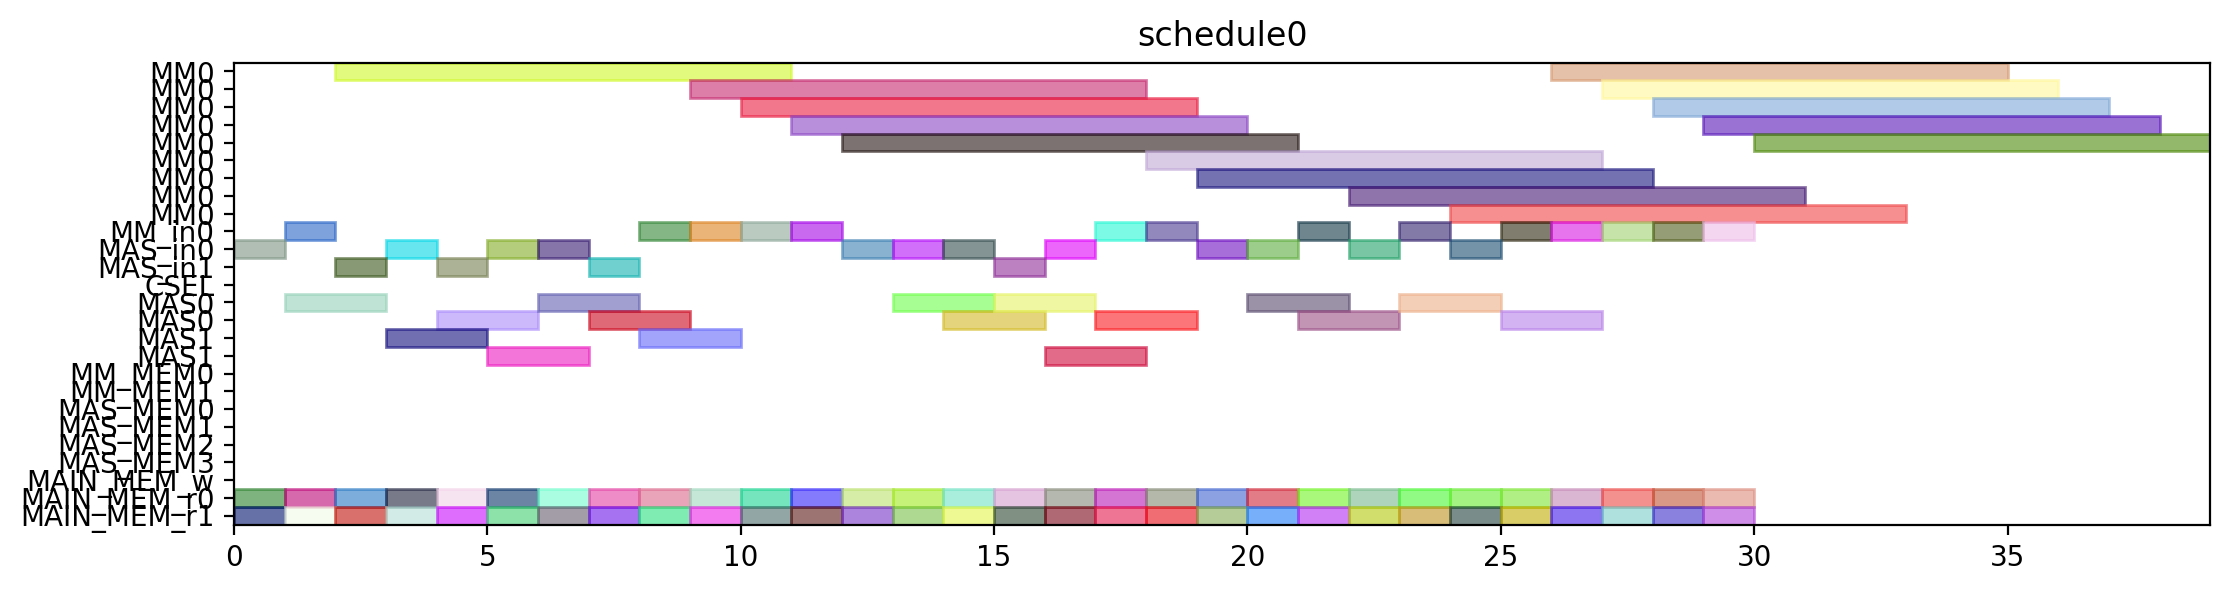

Here is the Python script that generated this plot:
from pyschedule import Scenario, solvers, plotters, alt


def solve():
	horizon = 120
	S = Scenario("schedule0", horizon=horizon)

	# resource
	MM = S.Resources('MM', num=1, size=9)
	MM_in = S.Resources('MM_in', num=1)
	MAS_in = S.Resources('MAS_in', num=2)
	CSEL = S.Resource('CSEL')
	MAS = S.Resources('MAS', num=2, size=2, periods=range(1, horizon))
	MM_MEM = S.Resources('MM_MEM', num=2)
	MAS_MEM = S.Resources('MAS_MEM', num=4)
	MAIN_MEM_w = S.Resource('MAIN_MEM_w', size=1)
	MAIN_MEM_r = S.Resources('MAIN_MEM_r', num=2)

	# result of previous scheduling

	# new tasks
	t1_t0 = S.Task('t1_t0', length=9, delay_cost=1)
	t1_t0 += alt(MM)
	t1_t0_in = S.Task('t1_t0_in', length=1, delay_cost=1)
	t1_t0_in += alt(MM_in)
	S += t1_t0_in*MM_in[0]<=t1_t0*MM[0]
	t1_t0_mem0 = S.Task('t1_t0_mem0', length=1, delay_cost=1)
	t1_t0_mem0 += MAIN_MEM_r[0]
	S += t1_t0_mem0 <= t1_t0

	t1_t0_mem1 = S.Task('t1_t0_mem1', length=1, delay_cost=1)
	t1_t0_mem1 += MAIN_MEM_r[1]
	S += t1_t0_mem1 <= t1_t0

	t1_t1 = S.Task('t1_t1', length=9, delay_cost=1)
	t1_t1 += alt(MM)
	t1_t1_in = S.Task('t1_t1_in', length=1, delay_cost=1)
	t1_t1_in += alt(MM_in)
	S += t1_t1_in*MM_in[0]<=t1_t1*MM[0]
	t1_t1_mem0 = S.Task('t1_t1_mem0', length=1, delay_cost=1)
	t1_t1_mem0 += MAIN_MEM_r[0]
	S += t1_t1_mem0 <= t1_t1

	t1_t1_mem1 = S.Task('t1_t1_mem1', length=1, delay_cost=1)
	t1_t1_mem1 += MAIN_MEM_r[1]
	S += t1_t1_mem1 <= t1_t1

	t1_t2 = S.Task('t1_t2', length=2, delay_cost=1)
	t1_t2 += alt(MAS)
	t1_t2_in = S.Task('t1_t2_in', length=1, delay_cost=1)
	t1_t2_in += alt(MAS_in)
	S += t1_t2_in*MAS_in[0]<=t1_t2*MAS[0]

	S += t1_t2_in*MAS_in[1]<=t1_t2*MAS[1]

	t1_t2_mem0 = S.Task('t1_t2_mem0', length=1, delay_cost=1)
	t1_t2_mem0 += MAIN_MEM_r[0]
	S += t1_t2_mem0 <= t1_t2

	t1_t2_mem1 = S.Task('t1_t2_mem1', length=1, delay_cost=1)
	t1_t2_mem1 += MAIN_MEM_r[1]
	S += t1_t2_mem1 <= t1_t2

	t1_t3 = S.Task('t1_t3', length=2, delay_cost=1)
	t1_t3 += alt(MAS)
	t1_t3_in = S.Task('t1_t3_in', length=1, delay_cost=1)
	t1_t3_in += alt(MAS_in)
	S += t1_t3_in*MAS_in[0]<=t1_t3*MAS[0]

	S += t1_t3_in*MAS_in[1]<=t1_t3*MAS[1]

	t1_t3_mem0 = S.Task('t1_t3_mem0', length=1, delay_cost=1)
	t1_t3_mem0 += MAIN_MEM_r[0]
	S += t1_t3_mem0 <= t1_t3

	t1_t3_mem1 = S.Task('t1_t3_mem1', length=1, delay_cost=1)
	t1_t3_mem1 += MAIN_MEM_r[1]
	S += t1_t3_mem1 <= t1_t3

	t2_t0 = S.Task('t2_t0', length=9, delay_cost=1)
	t2_t0 += alt(MM)
	t2_t0_in = S.Task('t2_t0_in', length=1, delay_cost=1)
	t2_t0_in += alt(MM_in)
	S += t2_t0_in*MM_in[0]<=t2_t0*MM[0]
	t2_t0_mem0 = S.Task('t2_t0_mem0', length=1, delay_cost=1)
	t2_t0_mem0 += MAIN_MEM_r[0]
	S += t2_t0_mem0 <= t2_t0

	t2_t0_mem1 = S.Task('t2_t0_mem1', length=1, delay_cost=1)
	t2_t0_mem1 += MAIN_MEM_r[1]
	S += t2_t0_mem1 <= t2_t0

	t2_t1 = S.Task('t2_t1', length=9, delay_cost=1)
	t2_t1 += alt(MM)
	t2_t1_in = S.Task('t2_t1_in', length=1, delay_cost=1)
	t2_t1_in += alt(MM_in)
	S += t2_t1_in*MM_in[0]<=t2_t1*MM[0]
	t2_t1_mem0 = S.Task('t2_t1_mem0', length=1, delay_cost=1)
	t2_t1_mem0 += MAIN_MEM_r[0]
	S += t2_t1_mem0 <= t2_t1

	t2_t1_mem1 = S.Task('t2_t1_mem1', length=1, delay_cost=1)
	t2_t1_mem1 += MAIN_MEM_r[1]
	S += t2_t1_mem1 <= t2_t1

	t2_t2 = S.Task('t2_t2', length=2, delay_cost=1)
	t2_t2 += alt(MAS)
	t2_t2_in = S.Task('t2_t2_in', length=1, delay_cost=1)
	t2_t2_in += alt(MAS_in)
	S += t2_t2_in*MAS_in[0]<=t2_t2*MAS[0]

	S += t2_t2_in*MAS_in[1]<=t2_t2*MAS[1]

	t2_t2_mem0 = S.Task('t2_t2_mem0', length=1, delay_cost=1)
	t2_t2_mem0 += MAIN_MEM_r[0]
	S += t2_t2_mem0 <= t2_t2

	t2_t2_mem1 = S.Task('t2_t2_mem1', length=1, delay_cost=1)
	t2_t2_mem1 += MAIN_MEM_r[1]
	S += t2_t2_mem1 <= t2_t2

	t2_t3 = S.Task('t2_t3', length=2, delay_cost=1)
	t2_t3 += alt(MAS)
	t2_t3_in = S.Task('t2_t3_in', length=1, delay_cost=1)
	t2_t3_in += alt(MAS_in)
	S += t2_t3_in*MAS_in[0]<=t2_t3*MAS[0]

	S += t2_t3_in*MAS_in[1]<=t2_t3*MAS[1]

	t2_t3_mem0 = S.Task('t2_t3_mem0', length=1, delay_cost=1)
	t2_t3_mem0 += MAIN_MEM_r[0]
	S += t2_t3_mem0 <= t2_t3

	t2_t3_mem1 = S.Task('t2_t3_mem1', length=1, delay_cost=1)
	t2_t3_mem1 += MAIN_MEM_r[1]
	S += t2_t3_mem1 <= t2_t3

	t0_t0 = S.Task('t0_t0', length=9, delay_cost=1)
	t0_t0 += alt(MM)
	t0_t0_in = S.Task('t0_t0_in', length=1, delay_cost=1)
	t0_t0_in += alt(MM_in)
	S += t0_t0_in*MM_in[0]<=t0_t0*MM[0]
	t0_t0_mem0 = S.Task('t0_t0_mem0', length=1, delay_cost=1)
	t0_t0_mem0 += MAIN_MEM_r[0]
	S += t0_t0_mem0 <= t0_t0

	t0_t0_mem1 = S.Task('t0_t0_mem1', length=1, delay_cost=1)
	t0_t0_mem1 += MAIN_MEM_r[1]
	S += t0_t0_mem1 <= t0_t0

	t0_t1 = S.Task('t0_t1', length=9, delay_cost=1)
	t0_t1 += alt(MM)
	t0_t1_in = S.Task('t0_t1_in', length=1, delay_cost=1)
	t0_t1_in += alt(MM_in)
	S += t0_t1_in*MM_in[0]<=t0_t1*MM[0]
	t0_t1_mem0 = S.Task('t0_t1_mem0', length=1, delay_cost=1)
	t0_t1_mem0 += MAIN_MEM_r[0]
	S += t0_t1_mem0 <= t0_t1

	t0_t1_mem1 = S.Task('t0_t1_mem1', length=1, delay_cost=1)
	t0_t1_mem1 += MAIN_MEM_r[1]
	S += t0_t1_mem1 <= t0_t1

	t0_t2 = S.Task('t0_t2', length=2, delay_cost=1)
	t0_t2 += alt(MAS)
	t0_t2_in = S.Task('t0_t2_in', length=1, delay_cost=1)
	t0_t2_in += alt(MAS_in)
	S += t0_t2_in*MAS_in[0]<=t0_t2*MAS[0]

	S += t0_t2_in*MAS_in[1]<=t0_t2*MAS[1]

	t0_t2_mem0 = S.Task('t0_t2_mem0', length=1, delay_cost=1)
	t0_t2_mem0 += MAIN_MEM_r[0]
	S += t0_t2_mem0 <= t0_t2

	t0_t2_mem1 = S.Task('t0_t2_mem1', length=1, delay_cost=1)
	t0_t2_mem1 += MAIN_MEM_r[1]
	S += t0_t2_mem1 <= t0_t2

	t0_t3 = S.Task('t0_t3', length=2, delay_cost=1)
	t0_t3 += alt(MAS)
	t0_t3_in = S.Task('t0_t3_in', length=1, delay_cost=1)
	t0_t3_in += alt(MAS_in)
	S += t0_t3_in*MAS_in[0]<=t0_t3*MAS[0]

	S += t0_t3_in*MAS_in[1]<=t0_t3*MAS[1]

	t0_t3_mem0 = S.Task('t0_t3_mem0', length=1, delay_cost=1)
	t0_t3_mem0 += MAIN_MEM_r[0]
	S += t0_t3_mem0 <= t0_t3

	t0_t3_mem1 = S.Task('t0_t3_mem1', length=1, delay_cost=1)
	t0_t3_mem1 += MAIN_MEM_r[1]
	S += t0_t3_mem1 <= t0_t3

	t4_t0_t0 = S.Task('t4_t0_t0', length=9, delay_cost=1)
	t4_t0_t0 += alt(MM)
	t4_t0_t0_in = S.Task('t4_t0_t0_in', length=1, delay_cost=1)
	t4_t0_t0_in += alt(MM_in)
	S += t4_t0_t0_in*MM_in[0]<=t4_t0_t0*MM[0]
	t4_t0_t0_mem0 = S.Task('t4_t0_t0_mem0', length=1, delay_cost=1)
	t4_t0_t0_mem0 += MAIN_MEM_r[0]
	S += t4_t0_t0_mem0 <= t4_t0_t0

	t4_t0_t0_mem1 = S.Task('t4_t0_t0_mem1', length=1, delay_cost=1)
	t4_t0_t0_mem1 += MAIN_MEM_r[1]
	S += t4_t0_t0_mem1 <= t4_t0_t0

	t4_t0_t1 = S.Task('t4_t0_t1', length=9, delay_cost=1)
	t4_t0_t1 += alt(MM)
	t4_t0_t1_in = S.Task('t4_t0_t1_in', length=1, delay_cost=1)
	t4_t0_t1_in += alt(MM_in)
	S += t4_t0_t1_in*MM_in[0]<=t4_t0_t1*MM[0]
	t4_t0_t1_mem0 = S.Task('t4_t0_t1_mem0', length=1, delay_cost=1)
	t4_t0_t1_mem0 += MAIN_MEM_r[0]
	S += t4_t0_t1_mem0 <= t4_t0_t1

	t4_t0_t1_mem1 = S.Task('t4_t0_t1_mem1', length=1, delay_cost=1)
	t4_t0_t1_mem1 += MAIN_MEM_r[1]
	S += t4_t0_t1_mem1 <= t4_t0_t1

	t4_t0_t2 = S.Task('t4_t0_t2', length=2, delay_cost=1)
	t4_t0_t2 += alt(MAS)
	t4_t0_t2_in = S.Task('t4_t0_t2_in', length=1, delay_cost=1)
	t4_t0_t2_in += alt(MAS_in)
	S += t4_t0_t2_in*MAS_in[0]<=t4_t0_t2*MAS[0]

	S += t4_t0_t2_in*MAS_in[1]<=t4_t0_t2*MAS[1]

	t4_t0_t2_mem0 = S.Task('t4_t0_t2_mem0', length=1, delay_cost=1)
	t4_t0_t2_mem0 += MAIN_MEM_r[0]
	S += t4_t0_t2_mem0 <= t4_t0_t2

	t4_t0_t2_mem1 = S.Task('t4_t0_t2_mem1', length=1, delay_cost=1)
	t4_t0_t2_mem1 += MAIN_MEM_r[1]
	S += t4_t0_t2_mem1 <= t4_t0_t2

	t4_t0_t3 = S.Task('t4_t0_t3', length=2, delay_cost=1)
	t4_t0_t3 += alt(MAS)
	t4_t0_t3_in = S.Task('t4_t0_t3_in', length=1, delay_cost=1)
	t4_t0_t3_in += alt(MAS_in)
	S += t4_t0_t3_in*MAS_in[0]<=t4_t0_t3*MAS[0]

	S += t4_t0_t3_in*MAS_in[1]<=t4_t0_t3*MAS[1]

	t4_t0_t3_mem0 = S.Task('t4_t0_t3_mem0', length=1, delay_cost=1)
	t4_t0_t3_mem0 += MAIN_MEM_r[0]
	S += t4_t0_t3_mem0 <= t4_t0_t3

	t4_t0_t3_mem1 = S.Task('t4_t0_t3_mem1', length=1, delay_cost=1)
	t4_t0_t3_mem1 += MAIN_MEM_r[1]
	S += t4_t0_t3_mem1 <= t4_t0_t3

	t4_t1_t0 = S.Task('t4_t1_t0', length=9, delay_cost=1)
	t4_t1_t0 += alt(MM)
	t4_t1_t0_in = S.Task('t4_t1_t0_in', length=1, delay_cost=1)
	t4_t1_t0_in += alt(MM_in)
	S += t4_t1_t0_in*MM_in[0]<=t4_t1_t0*MM[0]
	t4_t1_t0_mem0 = S.Task('t4_t1_t0_mem0', length=1, delay_cost=1)
	t4_t1_t0_mem0 += MAIN_MEM_r[0]
	S += t4_t1_t0_mem0 <= t4_t1_t0

	t4_t1_t0_mem1 = S.Task('t4_t1_t0_mem1', length=1, delay_cost=1)
	t4_t1_t0_mem1 += MAIN_MEM_r[1]
	S += t4_t1_t0_mem1 <= t4_t1_t0

	t4_t1_t1 = S.Task('t4_t1_t1', length=9, delay_cost=1)
	t4_t1_t1 += alt(MM)
	t4_t1_t1_in = S.Task('t4_t1_t1_in', length=1, delay_cost=1)
	t4_t1_t1_in += alt(MM_in)
	S += t4_t1_t1_in*MM_in[0]<=t4_t1_t1*MM[0]
	t4_t1_t1_mem0 = S.Task('t4_t1_t1_mem0', length=1, delay_cost=1)
	t4_t1_t1_mem0 += MAIN_MEM_r[0]
	S += t4_t1_t1_mem0 <= t4_t1_t1

	t4_t1_t1_mem1 = S.Task('t4_t1_t1_mem1', length=1, delay_cost=1)
	t4_t1_t1_mem1 += MAIN_MEM_r[1]
	S += t4_t1_t1_mem1 <= t4_t1_t1

	t4_t1_t2 = S.Task('t4_t1_t2', length=2, delay_cost=1)
	t4_t1_t2 += alt(MAS)
	t4_t1_t2_in = S.Task('t4_t1_t2_in', length=1, delay_cost=1)
	t4_t1_t2_in += alt(MAS_in)
	S += t4_t1_t2_in*MAS_in[0]<=t4_t1_t2*MAS[0]

	S += t4_t1_t2_in*MAS_in[1]<=t4_t1_t2*MAS[1]

	t4_t1_t2_mem0 = S.Task('t4_t1_t2_mem0', length=1, delay_cost=1)
	t4_t1_t2_mem0 += MAIN_MEM_r[0]
	S += t4_t1_t2_mem0 <= t4_t1_t2

	t4_t1_t2_mem1 = S.Task('t4_t1_t2_mem1', length=1, delay_cost=1)
	t4_t1_t2_mem1 += MAIN_MEM_r[1]
	S += t4_t1_t2_mem1 <= t4_t1_t2

	t4_t1_t3 = S.Task('t4_t1_t3', length=2, delay_cost=1)
	t4_t1_t3 += alt(MAS)
	t4_t1_t3_in = S.Task('t4_t1_t3_in', length=1, delay_cost=1)
	t4_t1_t3_in += alt(MAS_in)
	S += t4_t1_t3_in*MAS_in[0]<=t4_t1_t3*MAS[0]

	S += t4_t1_t3_in*MAS_in[1]<=t4_t1_t3*MAS[1]

	t4_t1_t3_mem0 = S.Task('t4_t1_t3_mem0', length=1, delay_cost=1)
	t4_t1_t3_mem0 += MAIN_MEM_r[0]
	S += t4_t1_t3_mem0 <= t4_t1_t3

	t4_t1_t3_mem1 = S.Task('t4_t1_t3_mem1', length=1, delay_cost=1)
	t4_t1_t3_mem1 += MAIN_MEM_r[1]
	S += t4_t1_t3_mem1 <= t4_t1_t3

	t4_t2_t0 = S.Task('t4_t2_t0', length=9, delay_cost=1)
	t4_t2_t0 += alt(MM)
	t4_t2_t0_in = S.Task('t4_t2_t0_in', length=1, delay_cost=1)
	t4_t2_t0_in += alt(MM_in)
	S += t4_t2_t0_in*MM_in[0]<=t4_t2_t0*MM[0]
	t4_t2_t0_mem0 = S.Task('t4_t2_t0_mem0', length=1, delay_cost=1)
	t4_t2_t0_mem0 += MAIN_MEM_r[0]
	S += t4_t2_t0_mem0 <= t4_t2_t0

	t4_t2_t0_mem1 = S.Task('t4_t2_t0_mem1', length=1, delay_cost=1)
	t4_t2_t0_mem1 += MAIN_MEM_r[1]
	S += t4_t2_t0_mem1 <= t4_t2_t0

	t4_t2_t1 = S.Task('t4_t2_t1', length=9, delay_cost=1)
	t4_t2_t1 += alt(MM)
	t4_t2_t1_in = S.Task('t4_t2_t1_in', length=1, delay_cost=1)
	t4_t2_t1_in += alt(MM_in)
	S += t4_t2_t1_in*MM_in[0]<=t4_t2_t1*MM[0]
	t4_t2_t1_mem0 = S.Task('t4_t2_t1_mem0', length=1, delay_cost=1)
	t4_t2_t1_mem0 += MAIN_MEM_r[0]
	S += t4_t2_t1_mem0 <= t4_t2_t1

	t4_t2_t1_mem1 = S.Task('t4_t2_t1_mem1', length=1, delay_cost=1)
	t4_t2_t1_mem1 += MAIN_MEM_r[1]
	S += t4_t2_t1_mem1 <= t4_t2_t1

	t4_t2_t2 = S.Task('t4_t2_t2', length=2, delay_cost=1)
	t4_t2_t2 += alt(MAS)
	t4_t2_t2_in = S.Task('t4_t2_t2_in', length=1, delay_cost=1)
	t4_t2_t2_in += alt(MAS_in)
	S += t4_t2_t2_in*MAS_in[0]<=t4_t2_t2*MAS[0]

	S += t4_t2_t2_in*MAS_in[1]<=t4_t2_t2*MAS[1]

	t4_t2_t2_mem0 = S.Task('t4_t2_t2_mem0', length=1, delay_cost=1)
	t4_t2_t2_mem0 += MAIN_MEM_r[0]
	S += t4_t2_t2_mem0 <= t4_t2_t2

	t4_t2_t2_mem1 = S.Task('t4_t2_t2_mem1', length=1, delay_cost=1)
	t4_t2_t2_mem1 += MAIN_MEM_r[1]
	S += t4_t2_t2_mem1 <= t4_t2_t2

	t4_t2_t3 = S.Task('t4_t2_t3', length=2, delay_cost=1)
	t4_t2_t3 += alt(MAS)
	t4_t2_t3_in = S.Task('t4_t2_t3_in', length=1, delay_cost=1)
	t4_t2_t3_in += alt(MAS_in)
	S += t4_t2_t3_in*MAS_in[0]<=t4_t2_t3*MAS[0]

	S += t4_t2_t3_in*MAS_in[1]<=t4_t2_t3*MAS[1]

	t4_t2_t3_mem0 = S.Task('t4_t2_t3_mem0', length=1, delay_cost=1)
	t4_t2_t3_mem0 += MAIN_MEM_r[0]
	S += t4_t2_t3_mem0 <= t4_t2_t3

	t4_t2_t3_mem1 = S.Task('t4_t2_t3_mem1', length=1, delay_cost=1)
	t4_t2_t3_mem1 += MAIN_MEM_r[1]
	S += t4_t2_t3_mem1 <= t4_t2_t3

	t4_t40 = S.Task('t4_t40', length=2, delay_cost=1)
	t4_t40 += alt(MAS)
	t4_t40_in = S.Task('t4_t40_in', length=1, delay_cost=1)
	t4_t40_in += alt(MAS_in)
	S += t4_t40_in*MAS_in[0]<=t4_t40*MAS[0]

	S += t4_t40_in*MAS_in[1]<=t4_t40*MAS[1]

	t4_t40_mem0 = S.Task('t4_t40_mem0', length=1, delay_cost=1)
	t4_t40_mem0 += MAIN_MEM_r[0]
	S += t4_t40_mem0 <= t4_t40

	t4_t40_mem1 = S.Task('t4_t40_mem1', length=1, delay_cost=1)
	t4_t40_mem1 += MAIN_MEM_r[1]
	S += t4_t40_mem1 <= t4_t40

	t4_t41 = S.Task('t4_t41', length=2, delay_cost=1)
	t4_t41 += alt(MAS)
	t4_t41_in = S.Task('t4_t41_in', length=1, delay_cost=1)
	t4_t41_in += alt(MAS_in)
	S += t4_t41_in*MAS_in[0]<=t4_t41*MAS[0]

	S += t4_t41_in*MAS_in[1]<=t4_t41*MAS[1]

	t4_t41_mem0 = S.Task('t4_t41_mem0', length=1, delay_cost=1)
	t4_t41_mem0 += MAIN_MEM_r[0]
	S += t4_t41_mem0 <= t4_t41

	t4_t41_mem1 = S.Task('t4_t41_mem1', length=1, delay_cost=1)
	t4_t41_mem1 += MAIN_MEM_r[1]
	S += t4_t41_mem1 <= t4_t41

	t4_t50 = S.Task('t4_t50', length=2, delay_cost=1)
	t4_t50 += alt(MAS)
	t4_t50_in = S.Task('t4_t50_in', length=1, delay_cost=1)
	t4_t50_in += alt(MAS_in)
	S += t4_t50_in*MAS_in[0]<=t4_t50*MAS[0]

	S += t4_t50_in*MAS_in[1]<=t4_t50*MAS[1]

	t4_t50_mem0 = S.Task('t4_t50_mem0', length=1, delay_cost=1)
	t4_t50_mem0 += MAIN_MEM_r[0]
	S += t4_t50_mem0 <= t4_t50

	t4_t50_mem1 = S.Task('t4_t50_mem1', length=1, delay_cost=1)
	t4_t50_mem1 += MAIN_MEM_r[1]
	S += t4_t50_mem1 <= t4_t50

	t4_t51 = S.Task('t4_t51', length=2, delay_cost=1)
	t4_t51 += alt(MAS)
	t4_t51_in = S.Task('t4_t51_in', length=1, delay_cost=1)
	t4_t51_in += alt(MAS_in)
	S += t4_t51_in*MAS_in[0]<=t4_t51*MAS[0]

	S += t4_t51_in*MAS_in[1]<=t4_t51*MAS[1]

	t4_t51_mem0 = S.Task('t4_t51_mem0', length=1, delay_cost=1)
	t4_t51_mem0 += MAIN_MEM_r[0]
	S += t4_t51_mem0 <= t4_t51

	t4_t51_mem1 = S.Task('t4_t51_mem1', length=1, delay_cost=1)
	t4_t51_mem1 += MAIN_MEM_r[1]
	S += t4_t51_mem1 <= t4_t51

	t4_t8_t0 = S.Task('t4_t8_t0', length=9, delay_cost=1)
	t4_t8_t0 += alt(MM)
	t4_t8_t0_in = S.Task('t4_t8_t0_in', length=1, delay_cost=1)
	t4_t8_t0_in += alt(MM_in)
	S += t4_t8_t0_in*MM_in[0]<=t4_t8_t0*MM[0]
	t4_t8_t0_mem0 = S.Task('t4_t8_t0_mem0', length=1, delay_cost=1)
	t4_t8_t0_mem0 += MAIN_MEM_r[0]
	S += t4_t8_t0_mem0 <= t4_t8_t0

	t4_t8_t0_mem1 = S.Task('t4_t8_t0_mem1', length=1, delay_cost=1)
	t4_t8_t0_mem1 += MAIN_MEM_r[1]
	S += t4_t8_t0_mem1 <= t4_t8_t0

	t4_t8_t1 = S.Task('t4_t8_t1', length=9, delay_cost=1)
	t4_t8_t1 += alt(MM)
	t4_t8_t1_in = S.Task('t4_t8_t1_in', length=1, delay_cost=1)
	t4_t8_t1_in += alt(MM_in)
	S += t4_t8_t1_in*MM_in[0]<=t4_t8_t1*MM[0]
	t4_t8_t1_mem0 = S.Task('t4_t8_t1_mem0', length=1, delay_cost=1)
	t4_t8_t1_mem0 += MAIN_MEM_r[0]
	S += t4_t8_t1_mem0 <= t4_t8_t1

	t4_t8_t1_mem1 = S.Task('t4_t8_t1_mem1', length=1, delay_cost=1)
	t4_t8_t1_mem1 += MAIN_MEM_r[1]
	S += t4_t8_t1_mem1 <= t4_t8_t1

	solvers.mip.solve(S,msg=1,kind='CPLEX',ratio_gap=1.01)

	solution = [['hoge']*len(S.solution()[1]) for i in range(len(S.solution()))]
	for i in range(len(S.solution())):
		for j in range(len(S.solution()[i])):
			solution[i][j]=str(S.solution()[i][j])
	print(solution)

	cycles = int(solution[-1][3])

	pic_file_name = "/mnt/rose/usr1/fukuda/ABE/multiRAM_multiMAS_16mux/scheduling_result/stage9MM1_stage2MAS2/SPARSE/schedule0.png"
	if(S.solution() != []):
		plotters.matplotlib.plot(S,img_filename=pic_file_name, show_task_labels=False, fig_size=(cycles*0.25+3, 3))

	return solution
